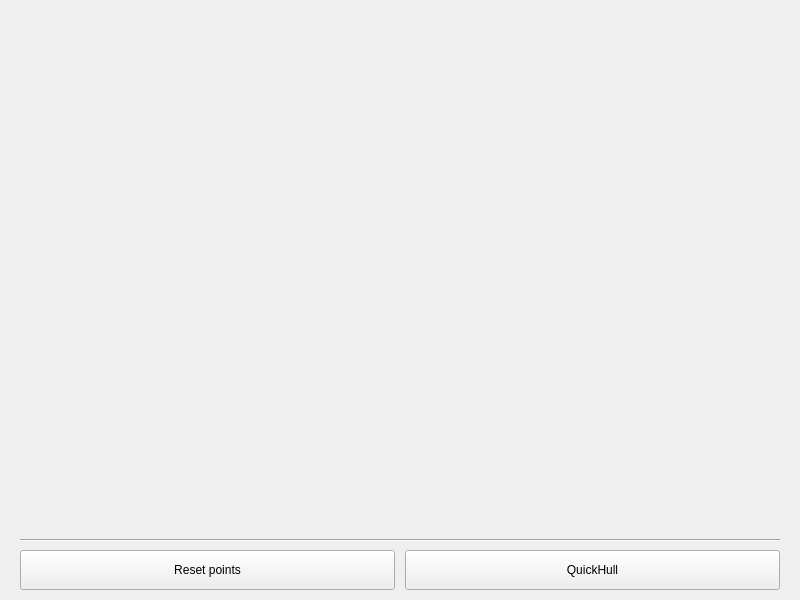
<?xml version="1.0" encoding="UTF-8"?>
<ui version="4.0">
 <class>Widget</class>
 <widget class="QWidget" name="Widget">
  <property name="geometry">
   <rect>
    <x>0</x>
    <y>0</y>
    <width>800</width>
    <height>600</height>
   </rect>
  </property>
  <property name="windowTitle">
   <string>Widget</string>
  </property>
  <widget class="Line" name="line">
   <property name="geometry">
    <rect>
     <x>20</x>
     <y>530</y>
     <width>760</width>
     <height>20</height>
    </rect>
   </property>
   <property name="orientation">
    <enum>Qt::Horizontal</enum>
   </property>
  </widget>
  <widget class="QPushButton" name="pushButton">
   <property name="geometry">
    <rect>
     <x>20</x>
     <y>550</y>
     <width>375</width>
     <height>40</height>
    </rect>
   </property>
   <property name="text">
    <string>Reset points</string>
   </property>
  </widget>
  <widget class="QPushButton" name="pushButton_2">
   <property name="geometry">
    <rect>
     <x>405</x>
     <y>550</y>
     <width>375</width>
     <height>40</height>
    </rect>
   </property>
   <property name="text">
    <string>QuickHull</string>
   </property>
  </widget>
 </widget>
 <resources/>
 <connections/>
</ui>
